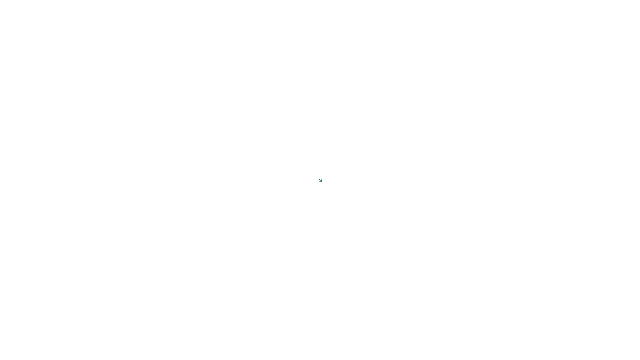
Frame 1 (no input)
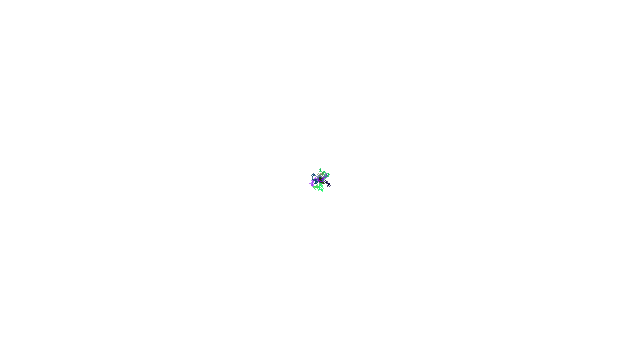
Frame 60 (the mouse pressed at the canvas centre just before this capture)
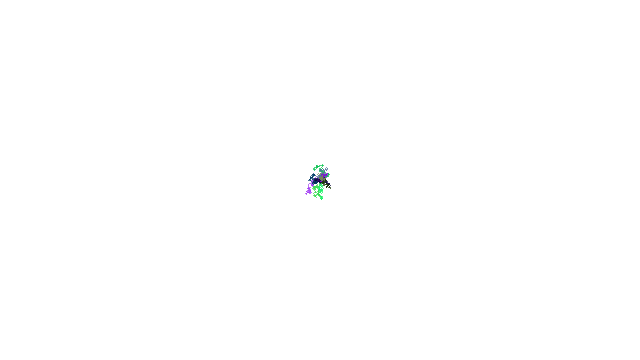
Frame 120 (the mouse held since frame 60 and released just before this capture)

The Processing sketch that drew these frames (run headless with seeded random() and noise(); from frame 60 on, the mouse is pressed at the canvas centre):

// Processing sketch: RandomWalker
// ── RandomWalker.pde
class Walker{
  int x;
  int y;
  
  int r;
  int g;
  int b;
  
  // constructor
  Walker(){
    x = width / 2;
    y = height / 2;
    r = int(random(256));
    g = int(random(256));
    b = int(random(256));
  }
  
  // display self
  void display(){
    stroke(r, g, b);
    point(x,y);
  }
  
  // go to next step
  void step(){
    int stepx = int(random(3)) - 1;
    int stepy = int(random(3)) - 1;
    
    x += stepx;
    y += stepy;
  }
}

// gloabla valiable
Walker w[];  // Walker Objects

// this method is called once at first (maybe)
void setup(){
  size(640, 360);
  w = new Walker[10];
  for(int index = 0; index < 10; index++){
    w[index] = new Walker();
  }
  background(255);
  colorMode(RGB,256);
}

// this method is called each time at Processing want to draw (how often...?)
void draw(){
  for(int index = 0; index < 10; index++){
    w[index].step();
    w[index].display();
  }
}
